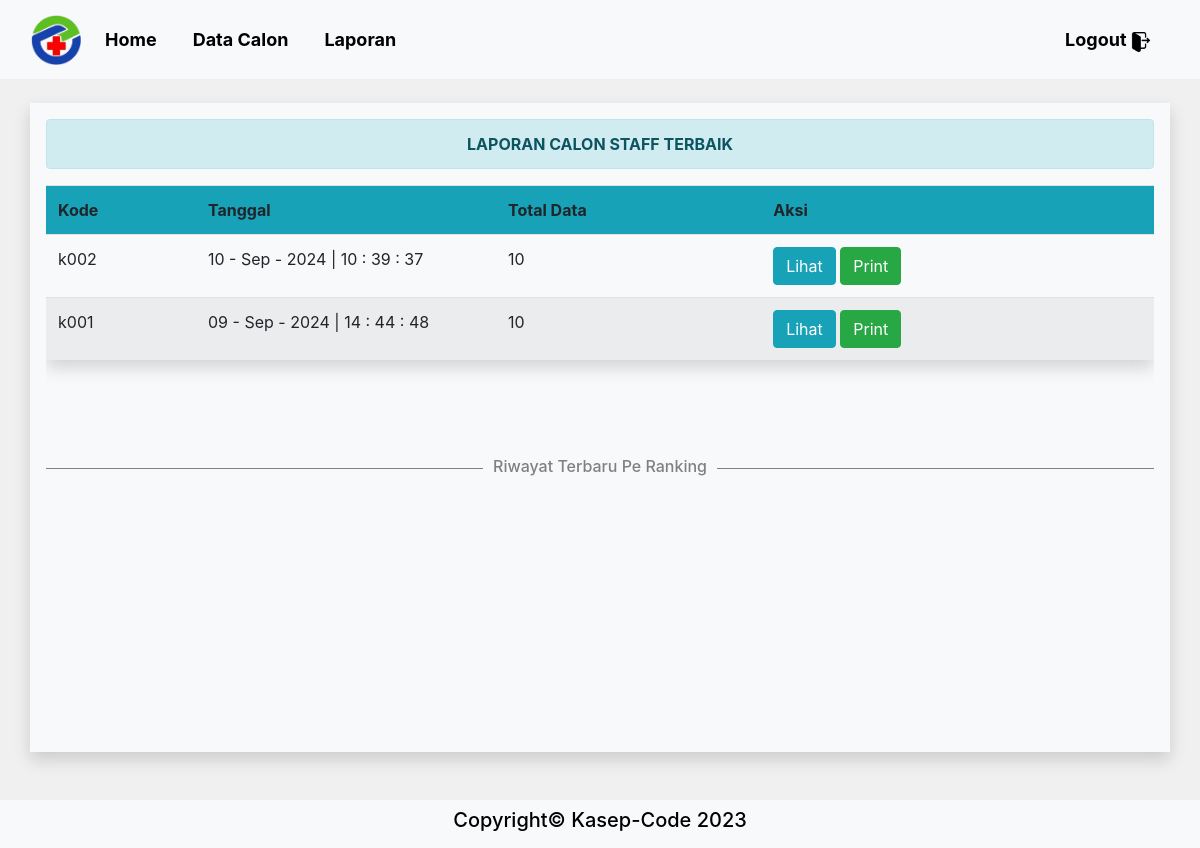
The app's page /konsumen/laporan.php (signed in) with its own data.
### tables this page shows
CREATE TABLE `hasil_akhir` (
  `id` int(11) NOT NULL,
  `kode` varchar(20) NOT NULL,
  `tanggal` varchar(40) NOT NULL
);

### functions.php (called while the page is built, shortened)
<?php
$con = mysqli_connect("localhost", "root", "", "db_spk");
function query($query)
{
	global $con;
	$data = mysqli_query($con, $query);
	$rows = [];
	while ($row = mysqli_fetch_assoc($data)) {
		$rows[] = $row;
	}
	return $rows;
}

### konsumen/laporan.php (the view, shortened to what this page needs)
<?php
require '../functions.php';
$data = query("SELECT * FROM hasil_akhir ORDER BY kode DESC");
?>
<!doctype html>
<html lang="en">
<head>
  <link rel="stylesheet" type="text/css" href="../bootstrap/css/bootstrap.min.css">
  <link rel="stylesheet" href="https://cdn.jsdelivr.net/npm/bootstrap@4.6.0/dist/css/bootstrap.min.css">
</head>
<body bgcolor="f0f0f0">
  <form method="post" action="perhitungan.php">
    <nav class="navbar navbar-expand-lg navbar-light bg-light">
      <div class="container-fluid">
        <a class="navbar-brand" href="#"><img src="../img/logo.png" width="50"></a>
        <div class="collapse navbar-collapse justify-content-between" id="navbarNavAltMarkup">
          <div class="navbar-nav">
            <a class="nav-link active" href="index.php">
              <font size="4"><b>Home</b></font><span class="sr-only">(current)</span>
            </a>
            <a class="nav-link" href="data_calon_staff.php">
              <font size="4"><b>Data Calon</b></font>
            </a>
            <a class="nav-link" href="laporan.php">
              <font size="4"><b>Laporan</b></font>
            </a>
          </div>
          <div class="navbar-nav ms-auto" style="margin: 10px;">
            <a class="log nav-link m-auto" href="../logout.php">
              <font size="4"><b style="color:#000;">Logout</b></font>
              <img src="../img/logout_new.png" width="20">
            </a>
          </div>
        </div>
      </div>
    </nav>
  </form>
  <br>
  <div class="container bg-light shadow p-3 mb-5">
    <div class="alert alert-info">
      <center><b>LAPORAN CALON STAFF TERBAIK</b></center>
    </div>
    <div class="table-responsive">
      <table class="table table-striped shadow p-3 mb-5 ">
        <tr class="bg-info">
          <th width="150">Kode</th>
          <th width="300">Tanggal</th>
          <th>Total Data</th>
          <th>Aksi</th>
        </tr>
        <?php
        foreach ($data as $hasil_akhir) {
        ?>
          <?php
          $kode = $hasil_akhir['kode'];
          $total = mysqli_query($con, "SELECT COUNT(kode_hasil) AS TOTAL FROM nilai WHERE kode_hasil = '$kode'");
          $totaldata = mysqli_fetch_assoc($total);
          ?>
          <tr>
            <td><?= $hasil_akhir['kode']; ?></td>
            <td><?= $hasil_akhir['tanggal']; ?></td>
            <td><?= $totaldata['TOTAL']; ?></td>
            <td>
              <a href="detail_laporan.php?kode=<?= $hasil_akhir['kode']; ?>" class="btn btn-info">Lihat</a>
              <a href="print_laporan.php?kode=<?= $hasil_akhir['kode']; ?>" class="btn btn-success">Print</a>
            </td>
          </tr>
        <?php } ?>
      </table>
    </div>
    <br><br>
    <h6><span class="bg-light">Riwayat Terbaru Pe Ranking</span></h6>
    <br><br>
  </div>
  <div class="col-md-12 bg-light">
    <div class="copyright">
      <h5>Copyright&copy; Kasep-Code 2023</h5>
    </div>
</div>
</body>
</html>

### konsumen/laporan.php (style rules this page uses)
body { background-color: #f0f0f0; }
.container { min-height: calc(100vh - 211px - -60px); }
.col-md-12 { padding: 8px; }
.copyright { text-align: center; color: #000; }
.navbar-nav a { margin-right: 20px; }
a font { color: #000; }
h6 { width: 100%; color: grey; text-align: center; border-bottom: 1px solid grey; line-height: 0.1em; margin: 10px 0 20px; }
h6 span { padding: 0 10px; }

### records on screen
hasil_akhir: kode "k002", tanggal "10 - Sep - 2024 | 10 : 39 : 37", TOTAL "10"
hasil_akhir: kode "k001", tanggal "09 - Sep - 2024 | 14 : 44 : 48", TOTAL "10"
